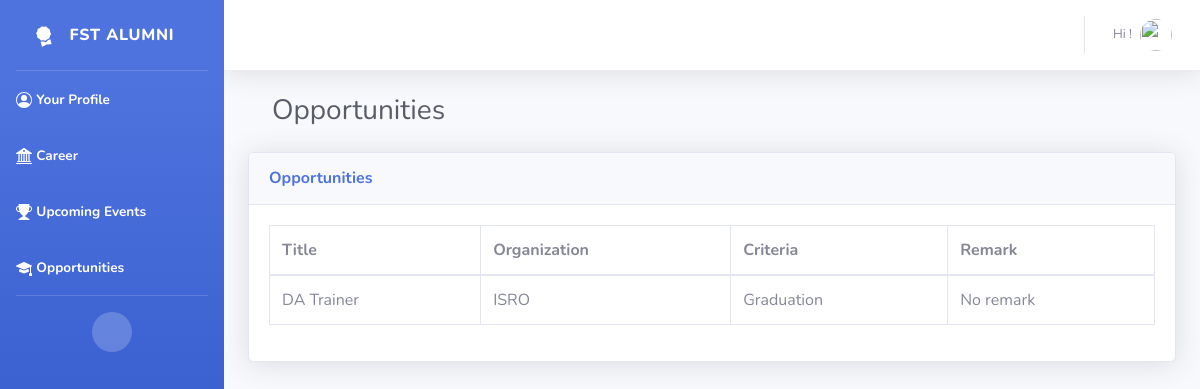
Screenshot of /opportunity/ (signed in) with the database file from the repository.
### alumni/models.py (models this page shows)
class Opportunities(models.Model):
    title = models.CharField(max_length=100)
    organization = models.CharField(max_length=100)
    criteria = models.CharField(max_length=100)
    remark = models.TextField()

### alumni/views.py (the view)
# urls.py: path('opportunity/', views.opportunity, name='opportunities'),
@login_required
def opportunity(request):
    opp= Opportunities.objects.all()
    return render(request,"opportunity.html",{'opps': opp})

### templates/opportunity.html (shortened to what this page needs)
{% extends 'blank.html' %}
{% load static %}
{%block body %}
 <div class="container-fluid">
    <div class="container-fluid" >
        <div class="d-sm-flex align-items-center justify-content-between mt-4 mb-4" >
            <h1 class="h3 mb-0 text-gray-800">Opportunities</h1>
        </div>
    </div>
    <div class="card shadow mb-4">
        <div class="card-header py-3">
            <h6 class="m-0 font-weight-bold text-primary">Opportunities</h6>
        </div>
        <div class="card-body">
            <div class="table-responsive">
                <table class="table table-bordered" id="dataTable" width="100%" cellspacing="0">
                    <thead>
                        <tr>
                            <th>Title</th>
                            <th>Organization</th>
                            <th>Criteria</th>
                            <th>Remark</th>
                        </tr>
                    </thead>
                    <tbody>
                        {% for opp in opps%}
                        <tr>
                            <td>{{opp.title}}</td>
                            <td>{{opp.organization}}</td>
                            <td>{{opp.criteria}}</td>
                            <td>{{opp.remark}}</td>
                        </tr>
                        {% endfor %}
                    </tbody>
                </table>
            </div>
        </div>
    </div>
</div>
{% endblock body%}

### rows the page displays
Opportunities: title "DA Trainer", organization "ISRO", criteria "Graduation", remark "No remark"
